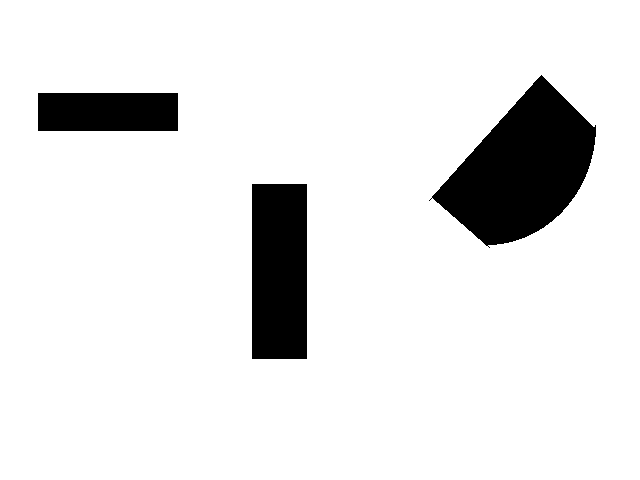
#> input picture csc483-atkinst/project4/testimage.pgm, 640 x 480 px
$ python project4.py   (older library calls are emulated)
#> lines starting #> are read from the running program, lines starting #| are printed output that depends on the picture; after the words box and inside, x2 and y2 are one past the last pixel; in counts of white or black regions, pixels touching at a corner belong together
#> further down, img is the input picture: shape (480, 640, 3); 90% white; 3 black regions, box (x1, y1, x2, y2) and area: (429, 75, 596, 248) 15676, (252, 184, 307, 359) 9625, (38, 93, 178, 131) 5320
import cv2
import math
import matplotlib.pyplot as plt
import numpy as np

def SobelEdgeDetectorX(image):
    #gaussianblur = cv2.GaussianBlur(image, (5,5), 0)
    #gaussianimg = cv2.filter2D(image, cv2.CV_32F, gaussianfilter)
    kernelx = np.asarray([[-1, 0, 1],[-2, 0, 2], [-1, 0, 1]], dtype = 'float32')
    sobeledgeimg = cv2.filter2D(image, cv2.CV_32F, kernelx)
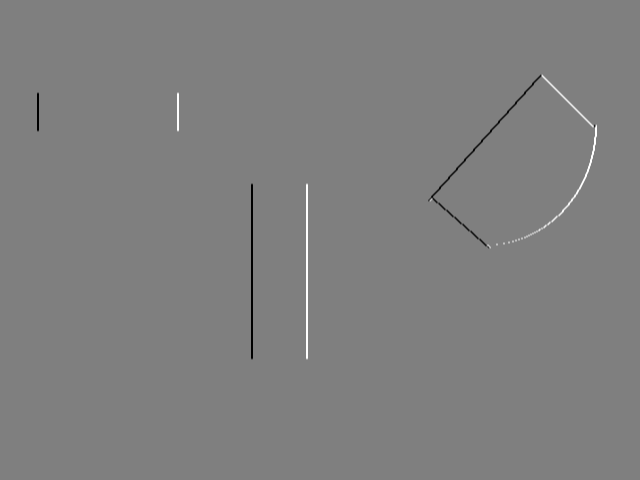
#> sobeledgeimg: shape (480, 640) float32; min -1020, max 1020, mean 0; drawn with min black and max white
    return sobeledgeimg

def SobelEdgeDetectorY(image):
    #gaussianblur = cv2.GaussianBlur(image, (5,5), 0)
    #gaussianimg = cv2.filter2D(image, cv2.CV_32F, gaussianfilter)
    kernely = np.asarray([[-1, -2, -1], [0, 0, 0], [1, 2, 1]], dtype = 'float32')
    sobeledgeimg = cv2.filter2D(image, cv2.CV_32F, kernely)
    return sobeledgeimg

def HarrisDetector(img,k = 0.04):
    '''
    Args:
    -   image: A numpy array of shape (m,n,c),
                image may be grayscale or color (your choice)
                (i recommmend greyscale)
    -   k: k value for Harris detector
    Returns:
    -   R: A numpy array of shape (m,n) containing R values of interest points
    '''
    #img = img.astype('float32')
    gray = cv2.cvtColor(img, cv2.COLOR_BGR2GRAY)
    gray = np.float32(gray)
    lx = SobelEdgeDetectorX(gray)
    lx = lx.astype('float32')
    ly = SobelEdgeDetectorY(gray)
    ly = ly.astype('float32')
    lxx = np.multiply(lx, lx)
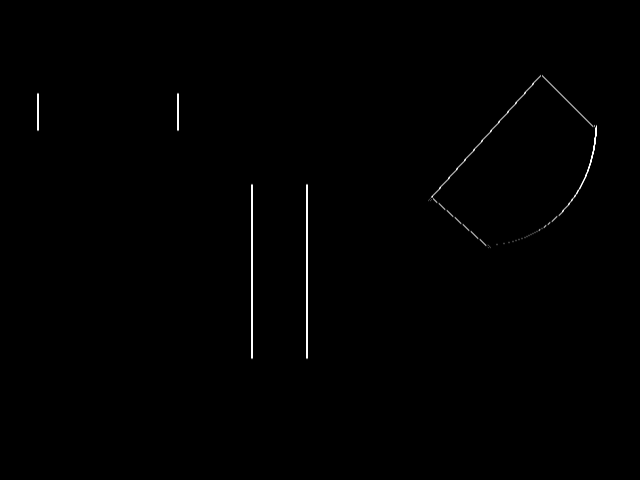
#> lxx: shape (480, 640) float32; min 0, max 1040400, mean 4439.6; drawn with min black and max white
    lxx = lxx.astype('float32')
    lxy = np.multiply(lx, ly)
    lxy = lxy.astype('float32')
    lyy = np.multiply(ly, ly)
    lyy = lyy.astype('float32')
    #gaussianblur = cv2.getGaussianKernel(5,5)
    convolvedLXX = cv2.GaussianBlur(lxx, (5,5), cv2.BORDER_DEFAULT)
    convolvedLXY = cv2.GaussianBlur(lxy, (5,5), cv2.BORDER_DEFAULT)
    convolvedLYY = cv2.GaussianBlur(lyy, (5,5), cv2.BORDER_DEFAULT)
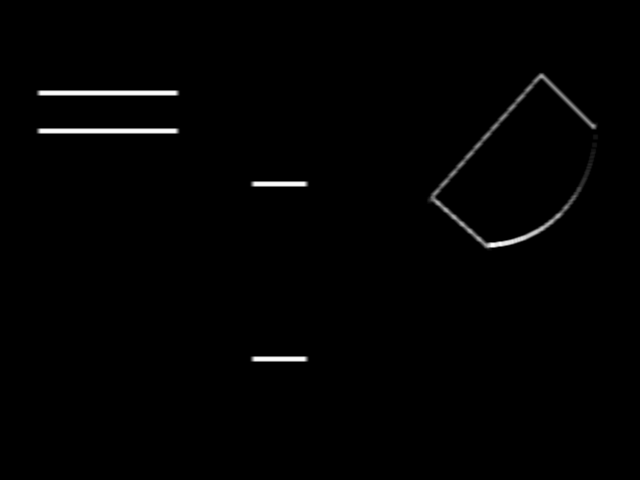
#> convolvedLYY: shape (480, 640) float32; min 0, max 438106.3, mean 4075.5; drawn with min black and max white
    convolvedLXX = convolvedLXX.astype('float32')
    convolvedLXY = convolvedLXY.astype('float32')
    convovledLYY = convolvedLYY.astype('float32')
    #convolvedLXX = cv2.filter2D(lxx, cv2.CV_32F, gaussianblur)
    #convolvedLXY = cv2.filter2D(lxy, cv2.CV_32F, gaussianblur)
    #convolvedLYY = cv2.filter2D(lyy, cv2.CV_32F, gaussianblur)
    rList = []
    #rArray = np.empty(gray.shape)
    #rArray = rArray.astype('float64')

    det = (convolvedLXX * convolvedLYY - convolvedLXY ** 2)
    trace = (convolvedLXX + convolvedLYY)
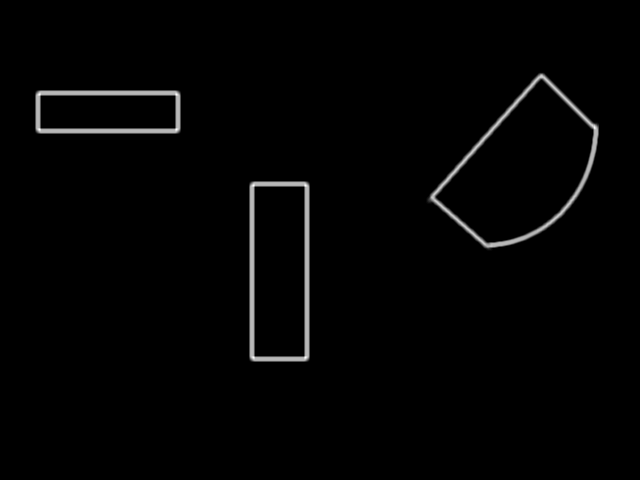
#> trace: shape (480, 640) float32; min 0, max 601248.4, mean 8515.1; drawn with min black and max white
    r = det - k * (trace ** 2)
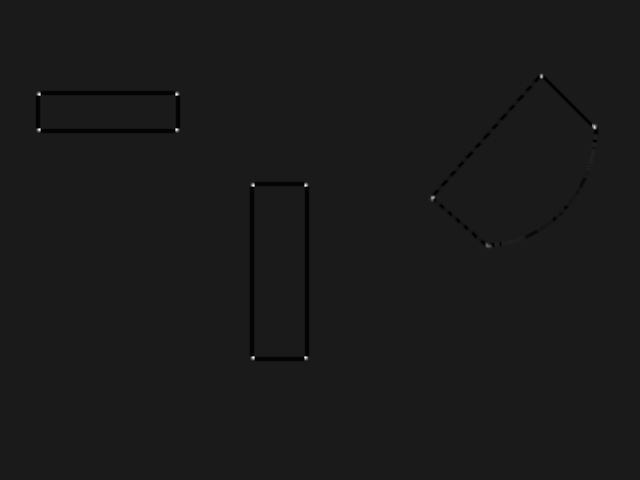
#> r: shape (480, 640) float32; min -8.65e+09, max 7.41e+10, mean -77782136; drawn with min black and max white
            # [4 lines of commented-out code are left out]
    rList.append(r)

    rArray = np.array(rList)
    rArray = np.reshape(rArray, gray.shape)
    # [4 lines of commented-out code are left out]
    return rArray


def SuppressNonMax(Rvals, numPts):
    '''
    Args:
    -   Rvals: A numpy array of shape (m,n,1), containing Harris response values
    -   numPts: the number of responses to return

    Returns:
    x: A numpy array of shape (N,) containing x-coordinates of interest points
    y: A numpy array of shape (N,) containing y-coordinates of interest points
    confidences (optional): numpy nd-array of dim (N,) containing the strength
    of each interest point
    '''
#> called with numPts = 20

    rList = []
    Rvals = np.float32(Rvals)
    for y in range(Rvals.shape[0]):
        for x in range(Rvals.shape[1]):
            if (Rvals[y][x]> 0.01 * Rvals.max()):
                rList.append((x, y, Rvals[y][x]))
#> after the loop, rList = 541 items, first 6: (539, 73, 884830016), (540, 73, 4.35e+09), (541, 73, 4.92e+09), (542, 73, 4.35e+09), (543, 73, 884830016), (539, 74, 2.83e+09)

    rList = sorted(rList, key=lambda tup: tup[2], reverse=True)
#> rList = 541 items, first 6: (39, 94, 7.41e+10), (176, 94, 7.41e+10), (39, 129, 7.41e+10), (176, 129, 7.41e+10), (253, 185, 7.41e+10), (305, 185, 7.41e+10)
    # [7 lines of commented-out code are left out]
    radii = []
    xRadii = []
    yRadii = []
    #rListCopy = rList[1:]
    unsupX, unsupY, unsupConfidence = rList[0]
#> unsupX = 39; unsupY = 94; unsupConfidence = 7.41e+10
    xRadii.append(unsupX)
    yRadii.append(unsupY)
    for i in range(1, len(rList)):
        distances = []
        x,y, confidence = rList[i]
        index = i-1
        while (index >=0):
            newX, newY, newConfidence = rList[index]
            distance = math.sqrt((newX - x) ** 2 + (newY - y) ** 2)
            distances.append(distance)
            index = index-1

        minDist = min(distances)
        radii.append((x, y, minDist))
#> this loop made 540 passes
#> (x, y, confidence, minDist) on passes 1 to 3: (176, 94, 7.41e+10, 137), (39, 129, 7.41e+10, 35), (176, 129, 7.41e+10, 35)
#> after the loop, radii = 540 items, first 6: (176, 94, 137), (39, 129, 35), (176, 129, 35), (253, 185, 95.21), (305, 185, 52), (253, 357, 172)

    radii = sorted(radii, key=lambda tup: tup[2], reverse=True)
#> radii = 540 items, first 6: (594, 127, 294.8), (253, 357, 172), (176, 94, 137), (432, 197, 126.6), (253, 185, 95.21), (541, 76, 72.86)
    #print(radii)


    for i in range(0, numPts-1):
        xcord, ycord, rad = radii[i]
        xRadii.append(xcord)
        yRadii.append(ycord)
#> this loop made 19 passes
#> after the loop, xRadii = [39, 594, 253, 176, 432, 253, 541, 487, 305, 305, 39, 176, 592, 510, 521, 594, 595, 503, 496, 591]; yRadii = [94, 127, 357, 94, 197, 185, 76, 245, 185, 357, 129, 129, 152, 241, 238, 144, 136, 243, 244, 156]

    xRadii = np.asarray(xRadii)
#> xRadii = 20 values, max 595 at index 16, min 39 at index 0, mean 400.1
    yRadii = np.asarray(yRadii)
#> yRadii = 20 values, max 357 at index 2, min 76 at index 6, mean 186.4

    return xRadii, yRadii
    #return rList
    #return x, y, confidences

if __name__ == "__main__":
    import numpy as np
    import matplotlib.pyplot as plt
    import math
    import cv2
    img = cv2.imread('testimage.pgm')
    k = 0.04
    Responses = HarrisDetector(img,k)
    print(SuppressNonMax(Responses,20))
#| (array([ 39, 594, 253, 176, 432, 253, 541, 487, 305, 305,  39, 176, 592,
#|        510, 521, 594, 595, 503, 496, 591]), array([ 94, 127, 357,  94, 197, 185,  76, 245, 185, 357, 129, 129, 152,
#|        241, 238, 144, 136, 243, 244, 156]))
